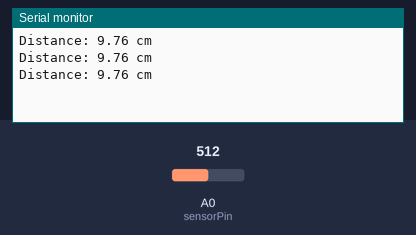
A sketch run on a simulated Arduino Uno, built with avr-gcc and run on an emulated ATmega328P. Parts: the last lines printed to the serial monitor. Inputs (shaded band) come from the test bench; at power-on: A0 (sensorPin) = 512.

Above: at 1.3 s.
1.4 s: A0 (sensorPin) set to 716
At 1.9 s:
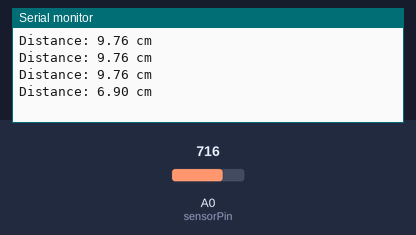
2.9 s: A0 (sensorPin) set to 900
At 3.4 s:
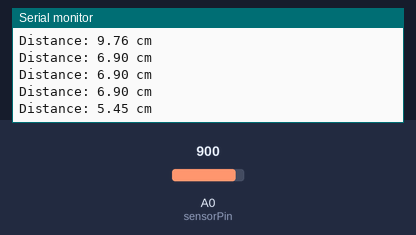
Timing chart, 0 to 5.9 s (numbered marks = the images above; inputs shaded):
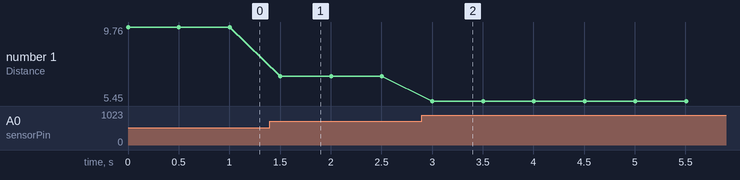

Measured:
- after the input at 1.4 s, the serial monitor: prints a new line after 0.10 s (image 1)
- after the input at 2.9 s, the serial monitor: prints a new line after 0.10 s (image 2)
- plotted number 1: 9.76 → 6.9 after the input at 1.4 s, 6.9 → 5.45 after the input at 2.9 s

The sketch:

testir1.ino
```cpp
const int sensorPin = A0; // Analog pin connected to the sensor

void setup() {
  Serial.begin(9600); // Start the serial communication
}

void loop() {
  int sensorValue = analogRead(sensorPin); // Read the analog voltage
  float distance = analogToDistance(sensorValue); // Convert analog value to distance
  Serial.print("Distance: ");
  Serial.print(distance);
  Serial.println(" cm");

  delay(500); // Add a delay to make the output more readable
}

// Function to convert analog value to distance in centimeters
float analogToDistance(int analogValue) {
  // Adjust these parameters based on your sensor's datasheet
  float distance = 4800 / (analogValue - 20.0);
  return distance;
}
```
